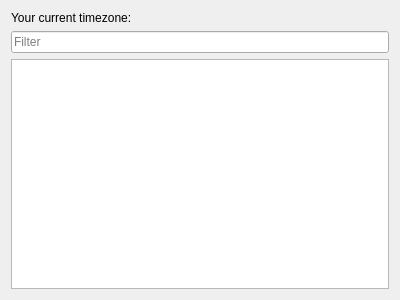
<?xml version="1.0" encoding="UTF-8"?>
<ui version="4.0">
 <class>Timezone</class>
 <widget class="QWidget" name="Timezone">
  <property name="geometry">
   <rect>
    <x>0</x>
    <y>0</y>
    <width>400</width>
    <height>300</height>
   </rect>
  </property>
  <layout class="QVBoxLayout" name="verticalLayout">
   <item>
    <layout class="QFormLayout" name="formLayout">
     <item row="0" column="0">
      <widget class="QLabel" name="label_2">
       <property name="text">
        <string>Your current timezone:</string>
       </property>
      </widget>
     </item>
     <item row="0" column="1">
      <widget class="QLabel" name="label_timezone">
      </widget>
     </item>
    </layout>
   </item>
   <item>
    <widget class="QLineEdit" name="edit_filter">
     <property name="placeholderText">
      <string>Filter</string>
     </property>
     <property name="clearButtonEnabled">
      <bool>true</bool>
     </property>
    </widget>
   </item>
   <item>
    <widget class="QListWidget" name="list_zones"/>
   </item>
  </layout>
 </widget>
 <resources/>
 <connections/>
</ui>
